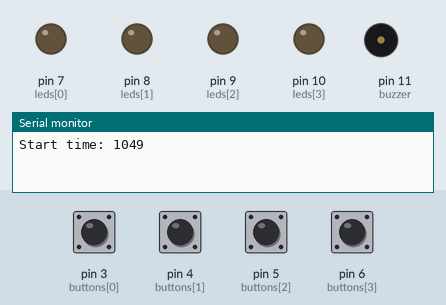
A sketch run on a simulated Arduino Uno, built with avr-gcc and run on an emulated ATmega328P. Shown: output pins drawn as LEDs (lit = HIGH), buzzer (waves = sounding), the last lines printed to the serial monitor. The test bench sets the inputs (shaded band); at power-on: pin 3 (buttons[0]), pin 4 (buttons[1]), pin 5 (buttons[2]), pin 6 (buttons[3]) HIGH. Random numbers use the default seed unless the sketch sets one. At 10.5 s the program stops and its outputs stay as they are.

Above: at 1.8 s.
1.9 s: pin 3 (buttons[0]) pulsed LOW 2 times (0.12 s each, 0.3 s apart)
At 3.8 s:
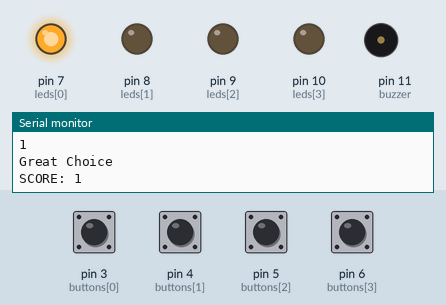
At 11.6 s:
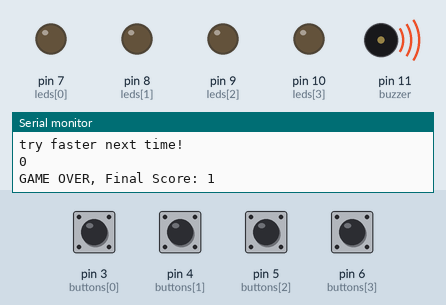
Timing chart, 0 to 12.0 s (numbered marks = the images above; inputs shaded):
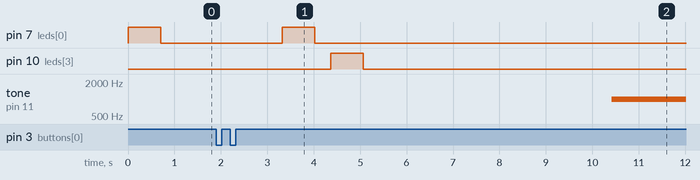

The sketch:

Simon_Game.ino
```cpp
//************* variable configuration **************\\

int sequence[20];      // it stores the game sequence (up to 20 rounds)**(acts as a permanent memory)**
int currentRound = 0;  // it says how many steps are in the sequence so far where it tracks both "how many steps exist" and "where to put the next one."
int score = 0;

// LEDS
int leds[4] = {7,8,9,10};

// BUTTONS
int buttons[4] = {3,4,5,6};

// BEZO
const int buzzer = 11;
//****************


void setup() {
  // put your setup code here, to run once:
  for(int i=0;i<4;i++)
  {
    pinMode(leds[i],OUTPUT);
    pinMode(buttons[i],INPUT_PULLUP);
  }

  pinMode(buzzer,OUTPUT);
  randomSeed(analogRead(A0)); //it makes the sequence random according to the reading on A0 which not connected to power but affected by noise signals
  Serial.begin(9600);

}

void loop() {
  random_selection();
  playback_sequence();
  bool good = get_player_input();
  Serial.println(good);
  if (good == true)
  {
    score++;
    Serial.println("Great Choice");
    Serial.print("SCORE: ");
    Serial.println(score);
    delay(1000);
  } else if(good == false)
  {
    Serial.print("GAME OVER, Final Score: ");
    Serial.println(score);
    while (true) {}
  }
}
//this loop is to save randomity selection,where each every time it runs, it picks one new random direction and appends it to the end of the growing sequence//
void random_selection()
{
 int randomity = random(0,4);
 sequence[currentRound] = randomity;
 currentRound++;


}
void playback_sequence() {
  for (int h = 0; h < currentRound; h++) {
    digitalWrite(leds[sequence[h]], HIGH);
    delay(700);
    digitalWrite(leds[sequence[h]], LOW);
    delay(350);
  }
}

bool get_player_input() // a  new boolean function where when it finished it will return true (1) or false (0) like yes the player got the whole sequence right" or "no they didn't
{
  for (int z = 0; z<currentRound; z++) //A loop that counts z from 0 up to currentRound - 1, where currentRound is how many steps are in the sequence right now
    {
      long start_time = millis(); //how many milliseconds since the Arduino turned on has been saved into start_time, i put it in the loop not to be golobal so the counter reseted every time player pressed a button and count 5 seconds
      Serial.print("Start time: ");// this here is to be show the start time the counter start_time has been started from so no time calcuating error occurs
      Serial.println(start_time);

      bool got_Press = false; //acts as a switch that said at this moment no button has been pressed
      while (!got_Press)
      {
        if (millis()-start_time>=5000)
        {
          Serial.print("TIME OUT : ");
          Serial.println(millis());
          Serial.println("5 seconds have passed");
          Serial.println("try faster next time!");
          tone(buzzer,1000,350);
          return false;     //This fires when the player takes too long to press anything at all — 5 seconds pass with no button touched.
        }
        for(int b = 0;b<4;b++)    //this loop checks the state of the buttons every time we loop
        {
          if (digitalRead(buttons[b]) == LOW)
          {
            got_Press = true;
              if (b != sequence[z])
              {
                Serial.println("Wrong button!");
                return false;
              }
          }
        while (digitalRead(buttons[b]) == LOW) {} // this actually do nothing but its small function is as long as the exact button is still being held down, just sit here and do nothing — don't move forward


        }


      }

    }
return true;
}
```

Measured:
- after the input at 1.9 s, pin 7 (leds[0]): LOW → HIGH after 1.4 s, → LOW 0.70 s later; pin 10 (leds[3]): LOW → HIGH after 2.5 s, → LOW 0.70 s later
